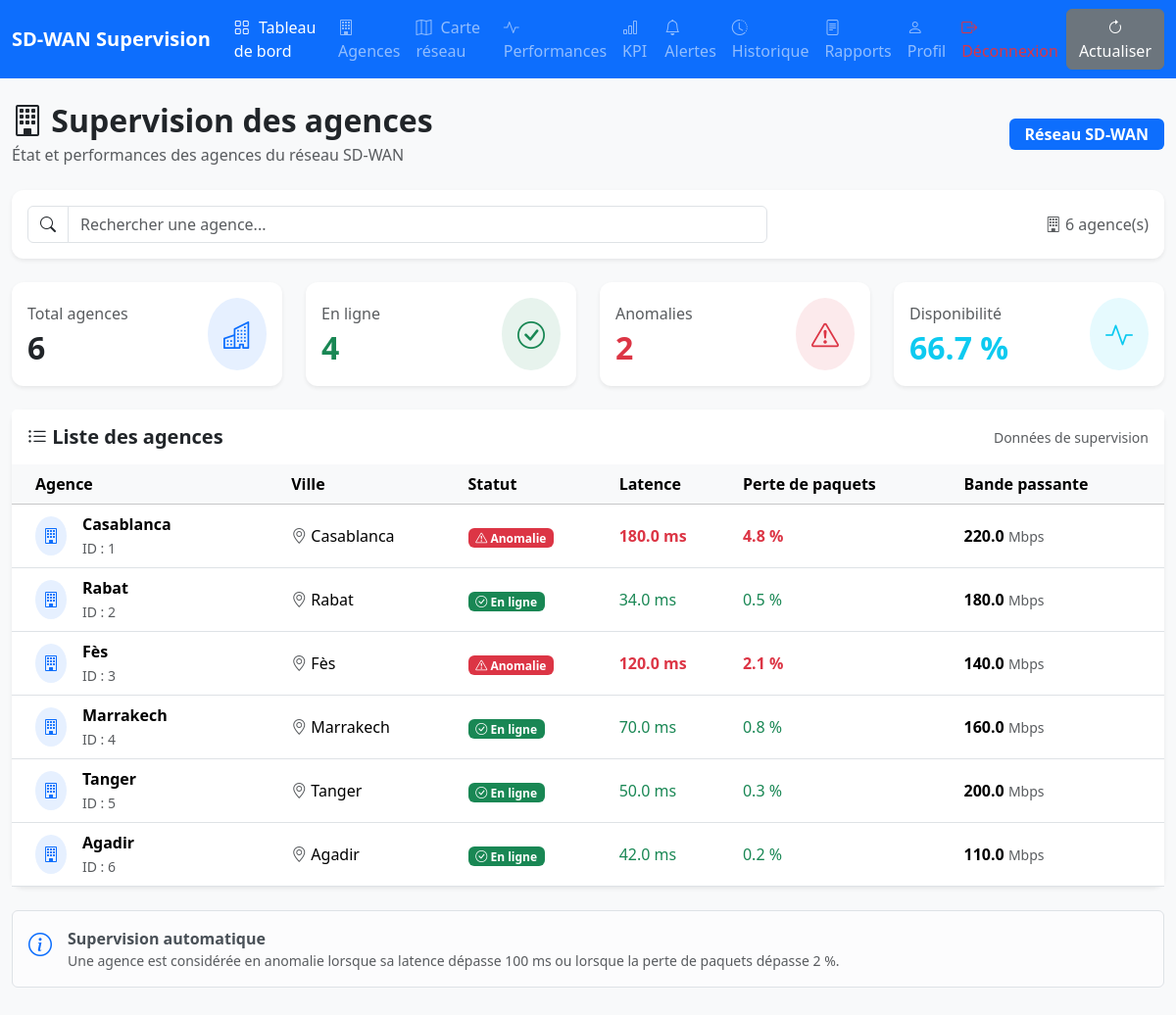
The page /agences/ on the database its author committed.
### dashboard/models.py (models this page shows, shortened)
class Agence(models.Model):
    nom = models.CharField(max_length=100)
    ville = models.CharField(max_length=100)
    latitude = models.FloatField(default=0.0)
    longitude = models.FloatField(default=0.0)
    latence = models.FloatField(default=0.0)
    perte_paquets = models.FloatField(default=0.0)
    bande_passante = models.FloatField(default=0.0)
    statut = models.CharField(max_length=20, choices=[('en ligne', 'En ligne'), ('hors ligne', 'Hors ligne'), ('anomalie', 'Anomalie')], default='en ligne')

### dashboard/views.py (the view)
# urls.py: path('agences/', views.agences, name='agences'),
def agences(request):
    detecter_anomalies()
    agences = Agence.objects.all()
    total_agences = agences.count()
    agences_en_ligne = agences.filter(
        statut="En ligne"
    ).count()
    agences_anomalie = agences.filter(
        statut="Anomalie"
    ).count()
    if total_agences > 0:
        disponibilite = round(
            (agences_en_ligne / total_agences) * 100,
            1
        )
    else:
        disponibilite = 0
    return render(
        request,
        "agences.html",
        {
            "agences": agences,
            "total_agences": total_agences,
            "agences_en_ligne": agences_en_ligne,
            "agences_anomalie": agences_anomalie,
            "disponibilite": disponibilite,
        }
    )

### templates/agences.html (shortened to what this page needs)
{% extends "base/base.html" %}
{% block content %}
<div class="container-fluid py-4">
    <div class="d-flex justify-content-between align-items-center mb-4">
        <div>
            <h2 class="fw-bold mb-1">
                <i class="bi bi-building"></i>
                Supervision des agences
            </h2>
            <p class="text-muted mb-0">
                État et performances des agences du réseau SD-WAN
            </p>
        </div>
        <div>
            <span class="badge bg-primary fs-6 px-3 py-2">
                Réseau SD-WAN
            </span>
        </div>
    </div>
    <div class="card shadow-sm border-0 mb-4">
        <div class="card-body">
            <div class="row align-items-center">
                <div class="col-md-8">
                    <div class="input-group">
                        <span class="input-group-text bg-white">
                            <i class="bi bi-search"></i>
                        </span>
                        <input
                            type="text"
                            id="searchAgence"
                            class="form-control"
                            placeholder="Rechercher une agence..."
                        >
                    </div>
                </div>
                <div class="col-md-4 text-md-end mt-3 mt-md-0">
                    <span class="text-muted">
                        <i class="bi bi-building"></i>
                        {{ total_agences }} agence(s)
                    </span>
                </div>
            </div>
        </div>
    </div>
    <div class="row g-4 mb-4">
        <div class="col-md-6 col-xl-3">
            <div class="card shadow-sm border-0 h-100">
                <div class="card-body">
                    <div class="d-flex justify-content-between align-items-center">
                        <div>
                            <p class="text-muted mb-1">
                                Total agences
                            </p>
                            <h2 class="fw-bold mb-0">
                                {{ total_agences }}
                            </h2>
                        </div>
                        <div class="bg-primary bg-opacity-10 rounded-circle p-3">
                            <i class="bi bi-buildings fs-3 text-primary"></i>
                        </div>
                    </div>
                </div>
            </div>
        </div>
        <div class="col-md-6 col-xl-3">
            <div class="card shadow-sm border-0 h-100">
                <div class="card-body">
                    <div class="d-flex justify-content-between align-items-center">
                        <div>
                            <p class="text-muted mb-1">
                                En ligne
                            </p>
                            <h2 class="fw-bold text-success mb-0">
                                {{ agences_en_ligne }}
                            </h2>
                        </div>
                        <div class="bg-success bg-opacity-10 rounded-circle p-3">
                            <i class="bi bi-check-circle fs-3 text-success"></i>
                        </div>
                    </div>
                </div>
            </div>
        </div>
        <div class="col-md-6 col-xl-3">
            <div class="card shadow-sm border-0 h-100">
                <div class="card-body">
                    <div class="d-flex justify-content-between align-items-center">
                        <div>
                            <p class="text-muted mb-1">
                                Anomalies
                            </p>
                            <h2 class="fw-bold text-danger mb-0">
                                {{ agences_anomalie }}
                            </h2>
                        </div>
                        <div class="bg-danger bg-opacity-10 rounded-circle p-3">
                            <i class="bi bi-exclamation-triangle fs-3 text-danger"></i>
                        </div>
                    </div>
                </div>
            </div>
        </div>
        <div class="col-md-6 col-xl-3">
            <div class="card shadow-sm border-0 h-100">
                <div class="card-body">
                    <div class="d-flex justify-content-between align-items-center">
                        <div>
                            <p class="text-muted mb-1">
                                Disponibilité
                            </p>
                            <h2 class="fw-bold text-info mb-0">
                                {{ disponibilite }} %
                            </h2>
                        </div>
                        <div class="bg-info bg-opacity-10 rounded-circle p-3">
                            <i class="bi bi-activity fs-3 text-info"></i>
                        </div>
                    </div>
                </div>
            </div>
        </div>
    </div>
    <div class="card shadow-sm border-0">
        <div class="card-header bg-white border-0 py-3">
            <div class="d-flex justify-content-between align-items-center">
                <h5 class="fw-bold mb-0">
                    <i class="bi bi-list-ul"></i>
                    Liste des agences
                </h5>
                <span class="text-muted small">
                    Données de supervision
                </span>
            </div>
        </div>
        <div class="card-body p-0">
            <div class="table-responsive">
                <table
                    class="table table-hover align-middle mb-0"
                    id="tableAgences"
                >
                    <thead class="table-light">
                        <tr>
                            <th class="px-4">
                                Agence
                            </th>
                            <th>
                                Ville
                            </th>
                            <th>
                                Statut
                            </th>
                            <th>
                                Latence
                            </th>
                            <th>
                                Perte de paquets
                            </th>
                            <th>
                                Bande passante
                            </th>
                        </tr>
                    </thead>
                    <tbody>
                        {% for agence in agences %}
                        <tr>
                            <td class="px-4">
                                <div class="d-flex align-items-center">
                                    <div class="bg-primary bg-opacity-10 rounded-circle p-2 me-3">
                                        <i class="bi bi-building text-primary"></i>
                                    </div>
                                    <div>
                                        <div class="fw-semibold">
                                            {{ agence.nom }}
                                        </div>
                                        <small class="text-muted">
                                            ID : {{ agence.id }}
                                        </small>
                                    </div>
                                </div>
                            </td>
                            <td>
                                <i class="bi bi-geo-alt text-muted"></i>
                                {{ agence.ville }}
                            </td>
                            <td>
                                {% if agence.statut == "En ligne" %}
                                    <span class="badge bg-success">
                                        <i class="bi bi-check-circle"></i>
                                        En ligne
                                    </span>
                                {% elif agence.statut == "Anomalie" %}
                                    <span class="badge bg-danger">
                                        <i class="bi bi-exclamation-triangle"></i>
                                        Anomalie
                                    </span>
                                {% else %}
                                    <span class="badge bg-secondary">
                                        {{ agence.statut }}
                                    </span>
                                {% endif %}
                            </td>
                            <td>
                                {% if agence.latence > 100 %}
                                    <span class="text-danger fw-semibold">
                                        {{ agence.latence }} ms
                                    </span>
                                {% else %}
                                    <span class="text-success">
                                        {{ agence.latence }} ms
                                    </span>
                                {% endif %}
                            </td>
                            <td>
                                {% if agence.perte_paquets > 2 %}
                                    <span class="text-danger fw-semibold">
                                        {{ agence.perte_paquets }} %
                                    </span>
                                {% else %}
                                    <span class="text-success">
                                        {{ agence.perte_paquets }} %
                                    </span>
                                {% endif %}
                            </td>
                            <td>
                                <span class="fw-semibold">
                                    {{ agence.bande_passante }}
                                </span>
                                <small class="text-muted">
                                    Mbps
                                </small>
                            </td>
                        </tr>
                        {% endfor %}
                    </tbody>
                </table>
            </div>
        </div>
    </div>
    <div class="alert alert-light border mt-4">
        <div class="d-flex align-items-start">
            <i class="bi bi-info-circle text-primary fs-4 me-3"></i>
            <div>
                <strong>Supervision automatique</strong>
                <p class="mb-0 text-muted small">
                    Une agence est considérée en anomalie lorsque
                    sa latence dépasse 100 ms ou lorsque la perte de
                    paquets dépasse 2 %.
                </p>
            </div>
        </div>
    </div>
</div>
{% endblock %}

### templates/base/base.html (shortened to what this page needs)
{% load static %}
<!DOCTYPE html>
<html lang="fr">
<head>
    <link rel="stylesheet"
          href="{% static 'base/css/bootstrap.min.css' %}">
    <link rel="stylesheet"
          href="https://unpkg.com/leaflet@1.9.4/dist/leaflet.css">
    <link rel="stylesheet"
          href="https://cdn.jsdelivr.net/npm/bootstrap-icons@1.11.3/font/bootstrap-icons.min.css">
</head>
<body>
<nav class="navbar navbar-expand-lg bg-primary"
     data-bs-theme="dark">
    <div class="container-fluid">
        <a class="navbar-brand"
           href="{% url 'dashboard' %}">
            SD-WAN Supervision
        </a>
        <div class="collapse navbar-collapse"
             id="navbarSDWAN">
            <ul class="navbar-nav me-auto">
                <li class="nav-item">
                    <a class="nav-link active"
                       href="{% url 'dashboard' %}">
                        <i class="bi bi-grid"></i>
                        Tableau de bord
                    </a>
                </li>
                <li class="nav-item">
                    <a class="nav-link"
                       href="{% url 'agences' %}">
                        <i class="bi bi-building"></i>
                        Agences
                    </a>
                </li>
                <li class="nav-item">
                    <a class="nav-link"
                       href="{% url 'carte_reseau' %}">
                        <i class="bi bi-map"></i>
                        Carte réseau
                    </a>
                </li>
                <li class="nav-item">
                    <a class="nav-link"
                       href="{% url 'performances' %}">
                        <i class="bi bi-activity"></i>
                        Performances
                    </a>
                </li>
                <li class="nav-item">
                    <a class="nav-link"
                       href="{% url 'kpi' %}">
                        <i class="bi bi-bar-chart"></i>
                        KPI
                    </a>
                </li>
                <li class="nav-item">
                    <a class="nav-link"
                       href="{% url 'alertes' %}">
                        <i class="bi bi-bell"></i>
                        Alertes
                    </a>
                </li>
                <li class="nav-item">
                    <a class="nav-link"
                       href="{% url 'historique' %}">
                        <i class="bi bi-clock-history"></i>
                        Historique
                    </a>
                </li>
                <li class="nav-item">
                    <a class="nav-link"
                       href="{% url 'rapports' %}">
                        <i class="bi bi-file-text"></i>
                        Rapports
                    </a>
                </li>
                <li class="nav-item">
                    <a class="nav-link"
                       href="{% url 'profil' %}">
                        <i class="bi bi-person"></i>
                        Profil
                    </a>
                </li>
                     <a href="{% url 'logout' %}" class="nav-link text-danger">
                    <i class="bi bi-box-arrow-right"></i>
                    </a>
            </ul>
            <form class="d-flex">
                <button class="btn btn-secondary"
                        type="button"
                        onclick="location.reload()">
                    <i class="bi bi-arrow-clockwise"></i>
                    Actualiser
                </button>
            </form>
        </div>
    </div>
</nav>
<div class="page-content">
    {% block content %}
    {% endblock %}
</div>
</body>
</html>

### rows shown on the page
Agence: nom "Casablanca", id "1", ville "Casablanca", statut "Anomalie" (drawn), latence "180.0", perte_paquets "4.8", bande_passante "220.0"
Agence: nom "Rabat", id "2", ville "Rabat", statut "En ligne" (drawn), latence "34.0", perte_paquets "0.5", bande_passante "180.0"
Agence: nom "Fès", id "3", ville "Fès", statut "Anomalie" (drawn), latence "120.0", perte_paquets "2.1", bande_passante "140.0"
Agence: nom "Marrakech", id "4", ville "Marrakech", statut "En ligne" (drawn), latence "70.0", perte_paquets "0.8", bande_passante "160.0"
Agence: nom "Tanger", id "5", ville "Tanger", statut "En ligne" (drawn), latence "50.0", perte_paquets "0.3", bande_passante "200.0"
Agence: nom "Agadir", id "6", ville "Agadir", statut "En ligne" (drawn), latence "42.0", perte_paquets "0.2", bande_passante "110.0"

### other values the page prints
{{ total_agences }} "6"
{{ agences_en_ligne }} "4"
{{ agences_anomalie }} "2"
{{ disponibilite }} "66.7"
